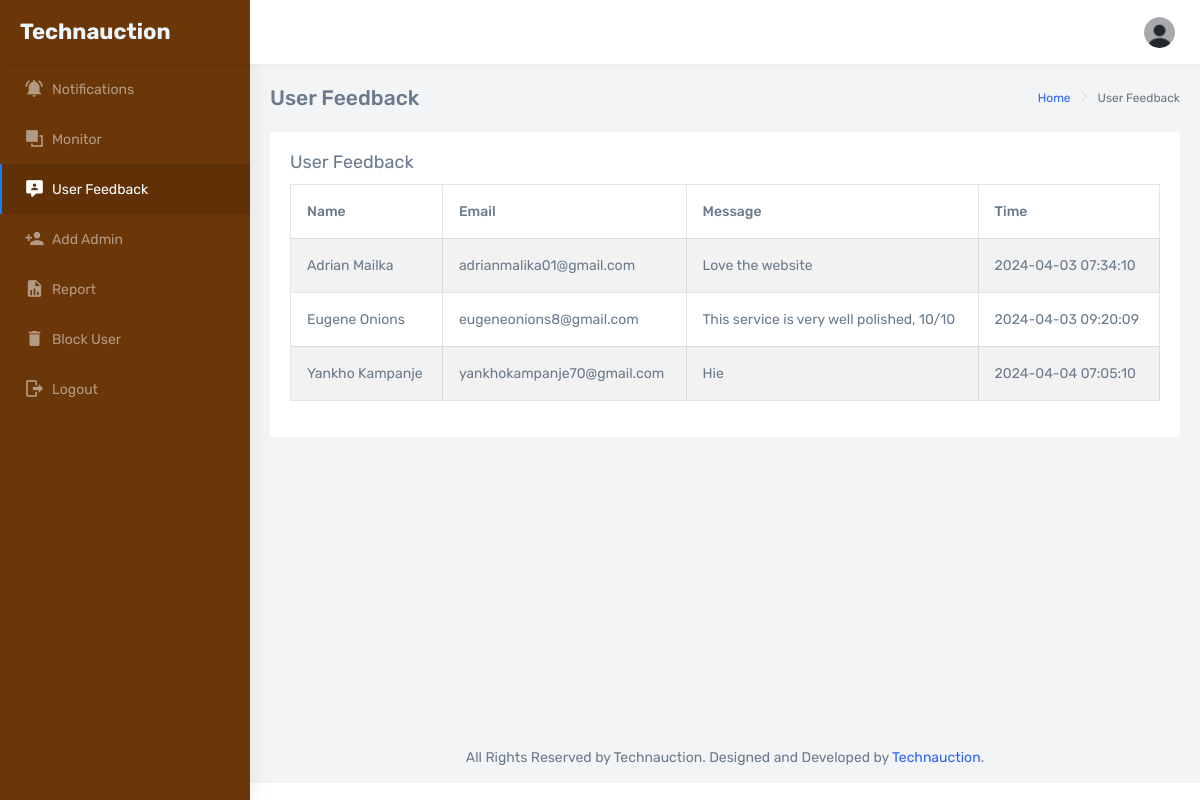
The app's page /Admin_feedback.php (signed in), older data.
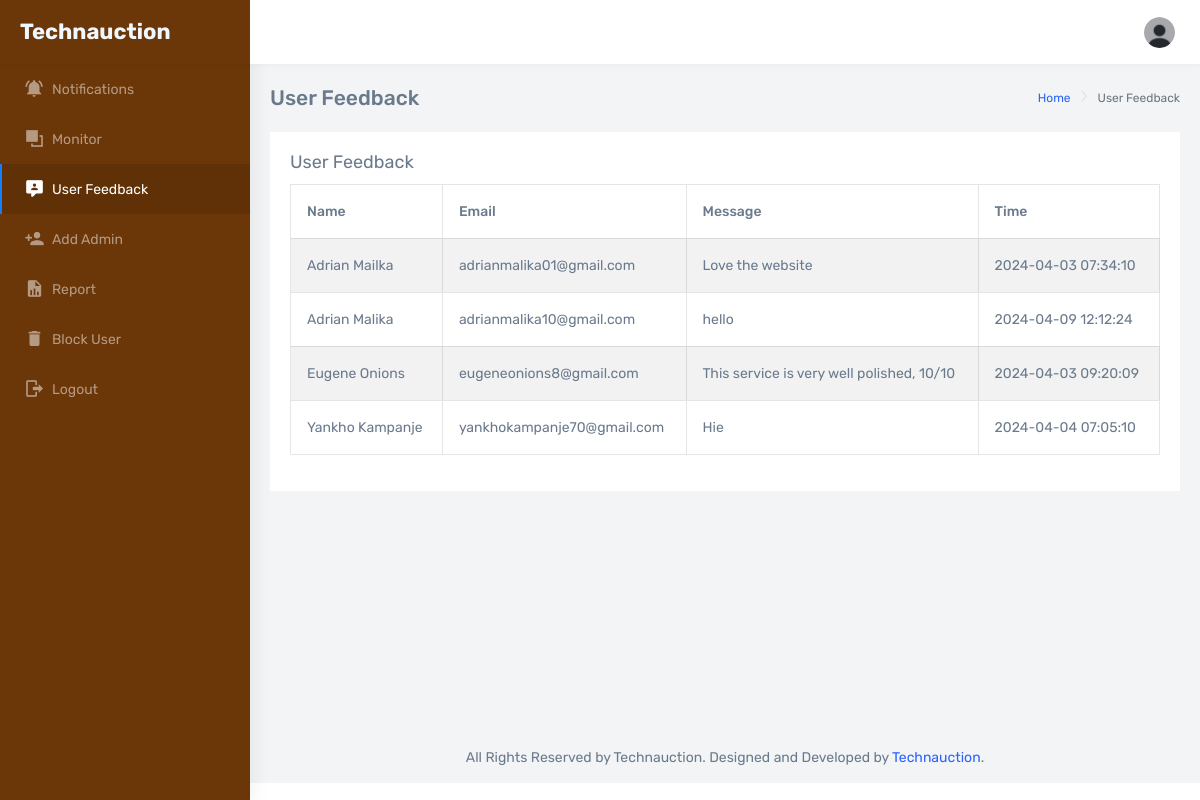
The same page, newer data.
### tables this page shows
CREATE TABLE IF NOT EXISTS `messages` (
  `id` int NOT NULL AUTO_INCREMENT,
  `name` varchar(255) NOT NULL,
  `email` varchar(255) NOT NULL,
  `message` text NOT NULL,
  `created_at` timestamp NULL DEFAULT CURRENT_TIMESTAMP,
  PRIMARY KEY (`id`)
);

### Admin_feedback.php (the view, shortened to what this page needs)
<?php
require_once 'connection.php';
$query = "SELECT * FROM messages";
$result = $conn->query($query);
?>
<!DOCTYPE html>
<html dir="ltr" lang="en">
<head>
    <link href="dist/css/style.min.css" rel="stylesheet">
    <link href="dist/css/deco.css" rel="stylesheet">
    <link href="dist/css/looks.css" rel="stylesheet">
</head>
<body>
    <div id="main-wrapper" data-navbarbg="skin6" data-theme="light" data-layout="vertical" data-sidebartype="full" data-boxed-layout="full">
        <header class="topbar" data-navbarbg="skin6">
            <nav class="navbar top-navbar navbar-expand-md navbar-light">
                <div class="navbar-header" data-logobg="skin5">
                    <div class="navbar-brand">
                        <a class="navbar-brand" href="index.php">
                            <strong class='icontext'>Technauction</strong>
                        </a>
                    </div>
                </div>
                <div class="navbar-collapse collapse" id="navbarSupportedContent" data-navbarbg="skin6">
                    <ul class="navbar-nav float-end">
                        <li class="nav-item dropdown">
                            <a class="nav-link dropdown-toggle text-muted waves-effect waves-dark pro-pic" href="#" id="navbarDropdown" role="button" data-bs-toggle="dropdown" aria-expanded="false">
                                <img src="assets/images/users/user.png" alt="user" class="rounded-circle" width="31">
                            </a>
                        </li>
                    </ul>
                </div>
            </nav>
        </header>
        <?php require_once 'Sidebar_Admin.php'; ?>
        <div class="page-wrapper">
            <div class="page-breadcrumb">
                <div class="row">
                    <div class="col-5 align-self-center">
                        <h4 class="page-title">User Feedback</h4>
                    </div>
                    <div class="col-7 align-self-center">
                        <div class="d-flex align-items-center justify-content-end">
                            <nav aria-label="breadcrumb">
                                <ol class="breadcrumb">
                                    <li class="breadcrumb-item">
                                        <a href="#">Home</a>
                                    </li>
                                    <li class="breadcrumb-item active" aria-current="page">User Feedback</li>
                                </ol>
                            </nav>
                        </div>
                    </div>
                </div>
            </div>
            <div class="container-fluid">
    <div class="row">
        <div class="col-12">
            <div class="card">
                <div class="card-body">
                    <h4 class="card-title">User Feedback</h4>
                    <div class="table-responsive">
                        <table class="table table-bordered table-striped">
                            <thead>
                                <tr>
                                    <th>Name</th>
                                    <th>Email</th>
                                    <th>Message</th>
                                    <th>Time</th>
                                </tr>
                            </thead>
                            <tbody>
                                <?php
                                if ($result->num_rows > 0) {
                                    while ($row = $result->fetch_assoc()) {
                                        echo "<tr>";
                                        echo "<td>" . $row["name"] . "</td>";
                                        echo "<td>" . $row["email"] . "</td>";
                                        echo "<td>" . $row["message"] . "</td>";
                                        echo "<td>" . $row["created_at"] . "</td>";
                                        echo "</tr>";
                                    }
                                } else {
                                    echo "<tr><td colspan='4'>No feedback available</td></tr>";
                                }
                                ?>
                            </tbody>
                        </table>
                    </div>
                </div>
            </div>
        </div>
    </div>
</div>
            <footer class="footer text-center">
                All Rights Reserved by Technauction. Designed and Developed by
                <a href="#">Technauction</a>.
            </footer>
        </div>
    </div>
</body>
</html>

Row changes from the older to the newer data that the page shows:
added messages: name "Adrian Malika", email "adrianmalika10@gmail.com", message "hello", created_at "2024-04-09 12:12:24"
